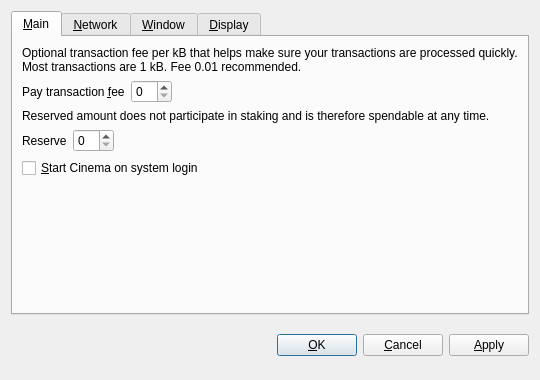
<?xml version="1.0" encoding="UTF-8"?>
<ui version="4.0">
 <class>OptionsDialog</class>
 <widget class="QDialog" name="OptionsDialog">
  <property name="geometry">
   <rect>
    <x>0</x>
    <y>0</y>
    <width>540</width>
    <height>380</height>
   </rect>
  </property>
  <property name="windowTitle">
   <string>Options</string>
  </property>
  <property name="modal">
   <bool>true</bool>
  </property>
  <layout class="QVBoxLayout" name="verticalLayout">
   <item>
    <widget class="QTabWidget" name="tabWidget">
     <property name="tabPosition">
      <enum>QTabWidget::North</enum>
     </property>
     <property name="currentIndex">
      <number>0</number>
     </property>
     <widget class="QWidget" name="tabMain">
      <attribute name="title">
       <string>&amp;Main</string>
      </attribute>
      <layout class="QVBoxLayout" name="verticalLayout_Main">
       <item>
        <widget class="QLabel" name="transactionFeeInfoLabel">
         <property name="text">
          <string>Optional transaction fee per kB that helps make sure your transactions are processed quickly. Most transactions are 1 kB. Fee 0.01 recommended.</string>
         </property>
         <property name="textFormat">
          <enum>Qt::PlainText</enum>
         </property>
         <property name="wordWrap">
          <bool>true</bool>
         </property>
        </widget>
       </item>
       <item>
        <layout class="QHBoxLayout" name="horizontalLayoutFee">
         <item>
          <widget class="QLabel" name="transactionFeeLabel">
           <property name="text">
            <string>Pay transaction &amp;fee</string>
           </property>
           <property name="textFormat">
            <enum>Qt::PlainText</enum>
           </property>
           <property name="buddy">
            <cstring>transactionFee</cstring>
           </property>
          </widget>
         </item>
         <item>
          <widget class="BitcoinAmountField" name="transactionFee"/>
         </item>
         <item>
          <spacer name="horizontalSpacerFee">
           <property name="orientation">
            <enum>Qt::Horizontal</enum>
           </property>
           <property name="sizeHint" stdset="0">
            <size>
             <width>40</width>
             <height>20</height>
            </size>
           </property>
          </spacer>
         </item>
        </layout>
       </item>
       <item>
        <widget class="QLabel" name="reserveBalanceInfoLabel">
         <property name="text">
          <string>Reserved amount does not participate in staking and is therefore spendable at any time.</string>
         </property>
         <property name="textFormat">
          <enum>Qt::PlainText</enum>
         </property>
         <property name="wordWrap">
          <bool>true</bool>
         </property>
        </widget>
       </item>
       <item>
        <layout class="QHBoxLayout" name="horizontalLayoutReserveBalance">
         <item>
          <widget class="QLabel" name="reserveBalanceLabel">
           <property name="text">
            <string>Reserve</string>
           </property>
           <property name="textFormat">
            <enum>Qt::PlainText</enum>
           </property>
           <property name="buddy">
            <cstring>reserveBalance</cstring>
           </property>
          </widget>
         </item>
         <item>
          <widget class="BitcoinAmountField" name="reserveBalance"/>
         </item>
         <item>
          <spacer name="horizontalSpacerReserveBalance">
           <property name="orientation">
            <enum>Qt::Horizontal</enum>
           </property>
           <property name="sizeHint" stdset="0">
            <size>
             <width>40</width>
             <height>20</height>
            </size>
           </property>
          </spacer>
         </item>
        </layout>
       </item>
       <item>
        <widget class="QCheckBox" name="bitcoinAtStartup">
         <property name="toolTip">
          <string>Automatically start Cinema after logging in to the system.</string>
         </property>
         <property name="text">
          <string>&amp;Start Cinema on system login</string>
         </property>
        </widget>
       </item>
       <item>
        <spacer name="verticalSpacer_Main">
         <property name="orientation">
          <enum>Qt::Vertical</enum>
         </property>
         <property name="sizeHint" stdset="0">
          <size>
           <width>20</width>
           <height>40</height>
          </size>
         </property>
        </spacer>
       </item>
      </layout>
     </widget>
     <widget class="QWidget" name="tabNetwork">
      <attribute name="title">
       <string>&amp;Network</string>
      </attribute>
      <layout class="QVBoxLayout" name="verticalLayout_Network">
       <item>
        <widget class="QCheckBox" name="mapPortUpnp">
         <property name="toolTip">
          <string>Automatically open the Cinema client port on the router. This only works when your router supports UPnP and it is enabled.</string>
         </property>
         <property name="text">
          <string>Map port using &amp;UPnP</string>
         </property>
        </widget>
       </item>
       <item>
        <widget class="QCheckBox" name="connectSocks">
         <property name="toolTip">
          <string>Connect to the Cinema network through a SOCKS proxy (e.g. when connecting through Tor).</string>
         </property>
         <property name="text">
          <string>&amp;Connect through SOCKS proxy:</string>
         </property>
        </widget>
       </item>
       <item>
        <layout class="QHBoxLayout" name="horizontalLayout_Network">
         <item>
          <widget class="QLabel" name="proxyIpLabel">
           <property name="text">
            <string>Proxy &amp;IP:</string>
           </property>
           <property name="textFormat">
            <enum>Qt::PlainText</enum>
           </property>
           <property name="buddy">
            <cstring>proxyIp</cstring>
           </property>
          </widget>
         </item>
         <item>
          <widget class="QValidatedLineEdit" name="proxyIp">
           <property name="maximumSize">
            <size>
             <width>140</width>
             <height>16777215</height>
            </size>
           </property>
           <property name="toolTip">
            <string>IP address of the proxy (e.g. 127.0.0.1)</string>
           </property>
          </widget>
         </item>
         <item>
          <widget class="QLabel" name="proxyPortLabel">
           <property name="text">
            <string>&amp;Port:</string>
           </property>
           <property name="textFormat">
            <enum>Qt::PlainText</enum>
           </property>
           <property name="buddy">
            <cstring>proxyPort</cstring>
           </property>
          </widget>
         </item>
         <item>
          <widget class="QLineEdit" name="proxyPort">
           <property name="maximumSize">
            <size>
             <width>55</width>
             <height>16777215</height>
            </size>
           </property>
           <property name="toolTip">
            <string>Port of the proxy (e.g. 9050)</string>
           </property>
          </widget>
         </item>
         <item>
          <widget class="QLabel" name="socksVersionLabel">
           <property name="text">
            <string>SOCKS &amp;Version:</string>
           </property>
           <property name="textFormat">
            <enum>Qt::PlainText</enum>
           </property>
           <property name="buddy">
            <cstring>socksVersion</cstring>
           </property>
          </widget>
         </item>
         <item>
          <widget class="QValueComboBox" name="socksVersion">
           <property name="toolTip">
            <string>SOCKS version of the proxy (e.g. 5)</string>
           </property>
          </widget>
         </item>
         <item>
          <spacer name="horizontalSpacer_Network">
           <property name="orientation">
            <enum>Qt::Horizontal</enum>
           </property>
           <property name="sizeHint" stdset="0">
            <size>
             <width>40</width>
             <height>20</height>
            </size>
           </property>
          </spacer>
         </item>
        </layout>
       </item>
       <item>
        <spacer name="verticalSpacer_Network">
         <property name="orientation">
          <enum>Qt::Vertical</enum>
         </property>
         <property name="sizeHint" stdset="0">
          <size>
           <width>20</width>
           <height>40</height>
          </size>
         </property>
        </spacer>
       </item>
      </layout>
     </widget>
     <widget class="QWidget" name="tabWindow">
      <attribute name="title">
       <string>&amp;Window</string>
      </attribute>
      <layout class="QVBoxLayout" name="verticalLayout_Window">
       <item>
        <widget class="QCheckBox" name="minimizeToTray">
         <property name="toolTip">
          <string>Show only a tray icon after minimizing the window.</string>
         </property>
         <property name="text">
          <string>&amp;Minimize to the tray instead of the taskbar</string>
         </property>
        </widget>
       </item>
       <item>
        <widget class="QCheckBox" name="minimizeOnClose">
         <property name="toolTip">
          <string>Minimize instead of exit the application when the window is closed. When this option is enabled, the application will be closed only after selecting Quit in the menu.</string>
         </property>
         <property name="text">
          <string>M&amp;inimize on close</string>
         </property>
        </widget>
       </item>
       <item>
        <spacer name="verticalSpacer_Window">
         <property name="orientation">
          <enum>Qt::Vertical</enum>
         </property>
         <property name="sizeHint" stdset="0">
          <size>
           <width>20</width>
           <height>40</height>
          </size>
         </property>
        </spacer>
       </item>
      </layout>
     </widget>
     <widget class="QWidget" name="tabDisplay">
      <attribute name="title">
       <string>&amp;Display</string>
      </attribute>
      <layout class="QVBoxLayout" name="verticalLayout_Display">
       <item>
        <layout class="QHBoxLayout" name="horizontalLayout_1_Display">
         <item>
          <widget class="QLabel" name="langLabel">
           <property name="text">
            <string>User Interface &amp;language:</string>
           </property>
           <property name="textFormat">
            <enum>Qt::PlainText</enum>
           </property>
           <property name="buddy">
            <cstring>lang</cstring>
           </property>
          </widget>
         </item>
         <item>
          <widget class="QValueComboBox" name="lang">
           <property name="toolTip">
            <string>The user interface language can be set here. This setting will take effect after restarting Cinema.</string>
           </property>
          </widget>
         </item>
        </layout>
       </item>
       <item>
        <layout class="QHBoxLayout" name="horizontalLayout_2_Display">
         <item>
          <widget class="QLabel" name="unitLabel">
           <property name="text">
            <string>&amp;Unit to show amounts in:</string>
           </property>
           <property name="textFormat">
            <enum>Qt::PlainText</enum>
           </property>
           <property name="buddy">
            <cstring>unit</cstring>
           </property>
          </widget>
         </item>
         <item>
          <widget class="QValueComboBox" name="unit">
           <property name="toolTip">
            <string>Choose the default subdivision unit to show in the interface and when sending coins.</string>
           </property>
          </widget>
         </item>
        </layout>
       </item>
       <item>
        <widget class="QCheckBox" name="displayAddresses">
         <property name="toolTip">
          <string>Whether to show Cinema addresses in the transaction list or not.</string>
         </property>
         <property name="text">
          <string>&amp;Display addresses in transaction list</string>
         </property>
        </widget>
       </item>
       <item>
        <widget class="QCheckBox" name="coinControlFeatures">
         <property name="toolTip">
          <string>Whether to show coin control features or not.</string>
         </property>
         <property name="text">
          <string>Display coin &amp;control features (experts only!)</string>
         </property>
        </widget>
       </item>
       <item>
        <spacer name="verticalSpacer_Display">
         <property name="orientation">
          <enum>Qt::Vertical</enum>
         </property>
         <property name="sizeHint" stdset="0">
          <size>
           <width>20</width>
           <height>40</height>
          </size>
         </property>
        </spacer>
       </item>
      </layout>
     </widget>
    </widget>
   </item>
   <item>
    <layout class="QHBoxLayout" name="horizontalLayout_Buttons">
     <item>
      <spacer name="horizontalSpacer_1">
       <property name="orientation">
        <enum>Qt::Horizontal</enum>
       </property>
       <property name="sizeHint" stdset="0">
        <size>
         <width>40</width>
         <height>48</height>
        </size>
       </property>
      </spacer>
     </item>
     <item>
      <widget class="QLabel" name="statusLabel">
       <property name="font">
        <font>
         <weight>75</weight>
         <bold>true</bold>
        </font>
       </property>
       <property name="text">
        <string/>
       </property>
       <property name="textFormat">
        <enum>Qt::PlainText</enum>
       </property>
       <property name="wordWrap">
        <bool>true</bool>
       </property>
      </widget>
     </item>
     <item>
      <spacer name="horizontalSpacer_2">
       <property name="orientation">
        <enum>Qt::Horizontal</enum>
       </property>
       <property name="sizeHint" stdset="0">
        <size>
         <width>40</width>
         <height>48</height>
        </size>
       </property>
      </spacer>
     </item>
     <item>
      <widget class="QPushButton" name="okButton">
       <property name="text">
        <string>&amp;OK</string>
       </property>
      </widget>
     </item>
     <item>
      <widget class="QPushButton" name="cancelButton">
       <property name="text">
        <string>&amp;Cancel</string>
       </property>
       <property name="autoDefault">
        <bool>false</bool>
       </property>
      </widget>
     </item>
     <item>
      <widget class="QPushButton" name="applyButton">
       <property name="text">
        <string>&amp;Apply</string>
       </property>
       <property name="autoDefault">
        <bool>false</bool>
       </property>
      </widget>
     </item>
    </layout>
   </item>
  </layout>
 </widget>
 <customwidgets>
  <customwidget>
   <class>BitcoinAmountField</class>
   <extends>QSpinBox</extends>
   <header>bitcoinamountfield.h</header>
  </customwidget>
  <customwidget>
   <class>QValueComboBox</class>
   <extends>QComboBox</extends>
   <header>qvaluecombobox.h</header>
  </customwidget>
  <customwidget>
   <class>QValidatedLineEdit</class>
   <extends>QLineEdit</extends>
   <header>qvalidatedlineedit.h</header>
  </customwidget>
 </customwidgets>
 <resources/>
 <connections/>
</ui>
